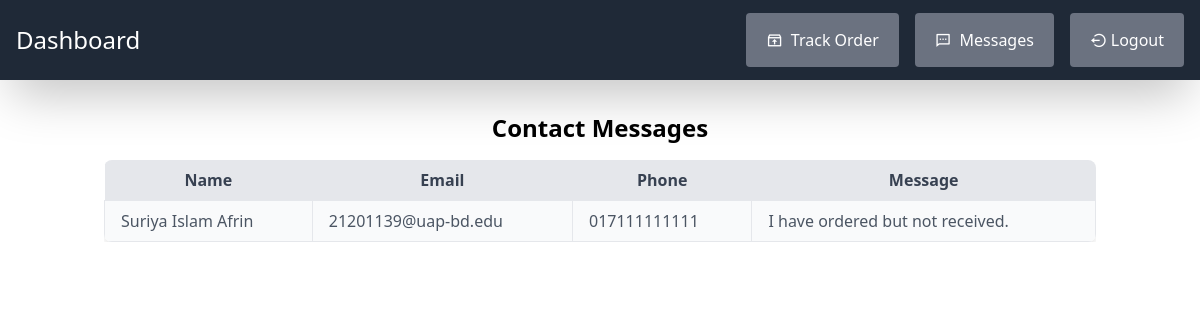
The app's page /getmessage/ with its own data.
### uapcanteen/models.py (models this page shows, shortened)
class Contact(models.Model):
    name = models.CharField(max_length=100)
    email = models.EmailField(max_length=100)
    phone = models.CharField(max_length=15)
    message = models.TextField()

### uapcanteen/views.py (the view)
# urls.py: path('getmessage/', getmessage, name='getmessage'),
def getmessage(request):
    contact = Contact.objects.all()
    return render(request, 'message.html', {'contact': contact})

### templates/message.html (shortened to what this page needs)
{% extends "nav.html" %}
    {% block content %}
    <div class="container mx-auto px-4 py-8">
        <h2 class="text-2xl font-semibold mb-4 text-center">Contact Messages</h2>
        <div class="overflow-x-auto">
            <table class="min-w-full bg-white rounded-lg overflow-hidden shadow-lg">
                <thead class="bg-gray-200 text-gray-700">
                    <tr>
                        <th class="px-4 py-2">Name</th>
                        <th class="px-4 py-2">Email</th>
                        <th class="px-4 py-2">Phone</th>
                        <th class="px-4 py-2">Message</th>
                    </tr>
                </thead>
                <tbody class="text-gray-600">
                    {% for message in contact %}
                        <tr class="{% cycle 'bg-gray-50' '' %}">
                            <td class="border px-4 py-2">{{ message.name }}</td>
                            <td class="border px-4 py-2">{{ message.email }}</td>
                            <td class="border px-4 py-2">{{ message.phone }}</td>
                            <td class="border px-4 py-2">{{ message.message }}</td>
                        </tr>
                    {% empty %}
                        <tr>
                            <td colspan="4" class="text-center py-4">No messages yet.</td>
                        </tr>
                    {% endfor %}
                </tbody>
            </table>
        </div>
    </div>
    {% endblock %}

### records on screen
Contact: name "Suriya Islam Afrin", email "21201139@uap-bd.edu", phone "017111111111", message "I have ordered but not received."
